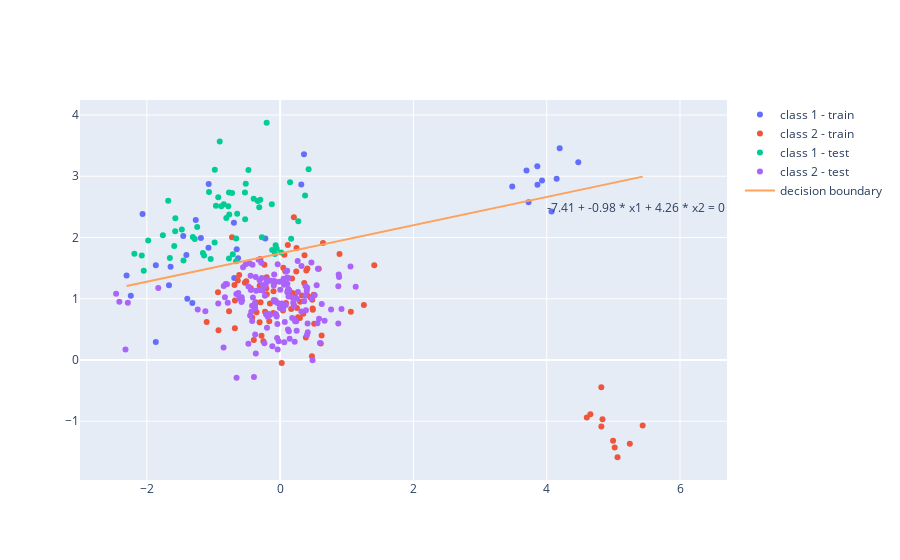

The code cell stored with this chart in its notebook:
### Markdown cell above
> We have chosen to use the Plotly visualization library rather than Matplotlib, Seaborn etc. for its dynamism and interactivity. Several tools are at your disposal in the toolbox at top left, presenting certain functionalities (zoom, autoscale, box selection etc.). This allows us to obtain the coordinates of each data point by hovering the mouse over it, and also to zoom in on the decision boundary to better see what's going on when the points are dense. 
> 
> The decision boundary equation is plotted on the graph.

### Code cell
# add some point far from the boundary to a test_set2
# generate 20 points of dimension 2 centered in (5,3) with a standard deviation of 0.3
np.random.seed(42)
add_x= np.random.normal(0, 0.3, (10,2))+np.array([4,3])
add_x2= np.random.normal(0, 0.3, (10,2))+np.array([5,-1])
x_train2 = np.vstack((x_train, add_x))
x_train2 = np.vstack((x_train2, add_x2))
add_y=np.array([1]*10)
add_y2=np.array([2]*10)
class_train2 = np.hstack((class_train, add_y))
class_train2 = np.hstack((class_train2, add_y2))
N_train2 = np.size(x_train2,axis=0)
X2 = np.hstack((np.ones((N_train2,1)),x_train2))
t2 = 2-class_train2   # 0 if class=2, 1 if class=1

w2, Niter2 = regression_logistique(X2, t2, Nitermax=50, eps_conv=1e-3)
print("w2 = ", w2)

t_out2=decision(X_test,w2)
y2=2-t_out2 #inverse transformation of t=2-y

# print with plotly
fig = go.Figure()
# add the training points
fig.add_trace(go.Scatter(x=x_train2[class_train2==1,0], y=x_train2[class_train2==1,1], mode='markers', name='class 1 - train'))
fig.add_trace(go.Scatter(x=x_train2[class_train2==2,0], y=x_train2[class_train2==2,1], mode='markers', name='class 2 - train'))
#add the test points
fig.add_trace(go.Scatter(x=x_test[y2==1,0], y=x_test[y2==1,1], mode='markers', name='class 1 - test'))
fig.add_trace(go.Scatter(x=x_test[y2==2,0], y=x_test[y2==2,1], mode='markers', name='class 2 - test'))

# add the decision boundary
x1 = np.linspace(np.min(x_train2[:,0]), np.max(x_train2[:,0]), 100)
x2 = -(w2[0] + w2[1]*x1)/w2[2]
fig.add_trace(go.Scatter(x=x1, y=x2, mode='lines', name='decision boundary'))
# add the decision boundary's equation
fig.add_annotation(x=x1[-1]-0.1, y=x2[-1]-0.5, text=str(round(w2[0],2))+" + "+str(round(w2[1],2)) +" * x1 + "+ str(round(w2[2],2))+" * x2 = 0", showarrow=False)

fig.show()

# compute error
error2 = np.sum(t_out2!=t_test)/N_test
print("error2 = ", error2)
